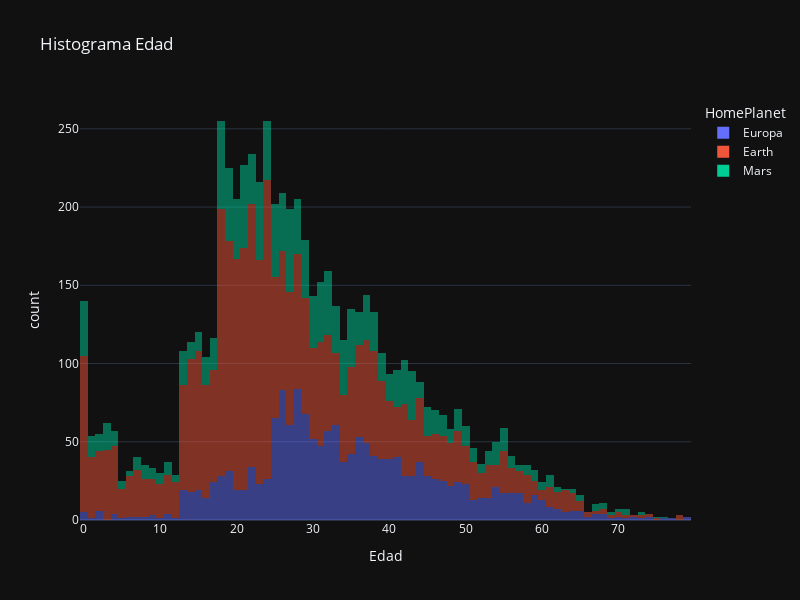

The notebook cell this image was saved under:
### Code cell
import plotly.express as px

fig = px.histogram(train_df,x='Age',nbins=100,color="HomePlanet",barmode="relative",opacity=0.5,labels={'Age':'Edad','count':'Cantidad'},title='Histograma Edad',template='plotly_dark')

fig.update_layout(width=800,height = 600)
fig.show()

print(train_df['Age'].describe())
print(train_df['Age'].median())

### Figure 1 — Plotly figure (JSON) as saved in the notebook; plotly's stock layout.template omitted (floating-point values rounded to 4 significant figures; data arrays with more than 128 entries replaced by an {"elided": "..."} marker saying what was removed)
{"data": [{"bingroup": "x", "hovertemplate": "HomePlanet=Europa<br>Edad=%{x}<br>count=%{y}<extra></extra>", "legendgroup": "Europa", "marker": {"color": "#636efa", "opacity": 0.5, "pattern": {"shape": ""}}, "name": "Europa", "nbinsx": 100, "orientation": "v", "showlegend": true, "type": "histogram", "x": {"elided": "1673 float values"}, "xaxis": "x", "yaxis": "y"}, {"bingroup": "x", "hovertemplate": "HomePlanet=Earth<br>Edad=%{x}<br>count=%{y}<extra></extra>", "legendgroup": "Earth", "marker": {"color": "#EF553B", "opacity": 0.5, "pattern": {"shape": ""}}, "name": "Earth", "nbinsx": 100, "orientation": "v", "showlegend": true, "type": "histogram", "x": {"elided": "3566 float values"}, "xaxis": "x", "yaxis": "y"}, {"bingroup": "x", "hovertemplate": "HomePlanet=Mars<br>Edad=%{x}<br>count=%{y}<extra></extra>", "legendgroup": "Mars", "marker": {"color": "#00cc96", "opacity": 0.5, "pattern": {"shape": ""}}, "name": "Mars", "nbinsx": 100, "orientation": "v", "showlegend": true, "type": "histogram", "x": {"elided": "1367 float values"}, "xaxis": "x", "yaxis": "y"}], "layout": {"barmode": "relative", "height": 600, "legend": {"title": {"text": "HomePlanet"}, "tracegroupgap": 0}, "title": {"text": "Histograma Edad"}, "width": 800, "xaxis": {"anchor": "y", "domain": [0, 1], "title": {"text": "Edad"}}, "yaxis": {"anchor": "x", "domain": [0, 1], "title": {"text": "count"}}}}
